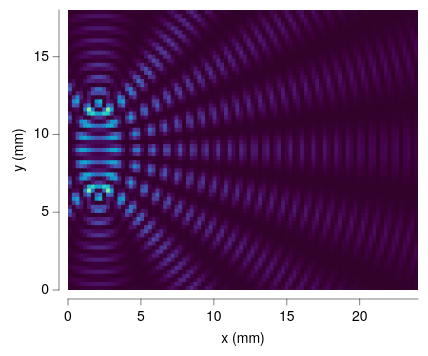

The Vega-Lite source for this figure:
### Vega-Lite specification from a JSON file in a GitHub repository (floating-point values rounded to 4 significant figures; data arrays with more than 128 entries replaced by an {"elided": "..."} marker saying what was removed)
{"background": null, "config": {"arc": {"fill": "#DBDBDB", "fillOpacity": 1.0, "innerRadius": 35.0, "padAngle": 0.03, "stroke": "black", "strokeOpacity": 1, "strokeWidth": 0.25}, "area": {"fill": "#DBDBDB", "fillOpacity": 1.0, "stroke": "black", "strokeOpacity": 1, "strokeWidth": 0.25}, "axis": {"domain": true, "domainCap": "round", "domainColor": "black", "domainWidth": 0.25, "grid": false, "gridCap": "round", "gridColor": "#F1F1F1", "gridDash": [0, 0], "gridOpacity": 1.0, "gridWidth": 0.25, "labelColor": "black", "labelFont": "Helvetica Neue", "labelFontSize": 7, "labelFontStyle": "normal", "labelFontWeight": 400, "offset": 4.5, "ticks": true, "tickCap": "round", "tickColor": "black", "tickRound": false, "tickSize": 3, "tickWidth": 0.25, "titleColor": "black", "titleFont": "Helvetica Neue", "titleFontSize": 7, "titleFontStyle": "normal", "titleFontWeight": 400}, "axisX": {"domain": true, "labelAlign": "center", "labelAngle": 0, "labels": true, "ticks": true, "translate": 0}, "axisY": {"domain": true, "labelAlign": "right", "labelAngle": 0, "labels": true, "ticks": true, "translate": 0}, "axisRight": {"domain": true, "labelAlign": "left", "labelAngle": 0, "labels": true, "ticks": true, "translate": 0}, "axisTop": {"domain": true, "labelAlign": "center", "labelAngle": 0, "labels": true, "ticks": true, "translate": 0}, "axisBand": {"tickOffset": 0}, "bar": {"fill": "#DBDBDB", "fillOpacity": 1.0, "stroke": "black", "strokeOpacity": 1, "strokeWidth": 0.25}, "boxplot": {"size": 12.6, "ticks": {"cornerRadius": 0.25, "fill": "black", "opacity": 1, "size": 6.3, "thickness": 0.25}, "box": {"fillOpacity": 1.0, "stroke": "black", "strokeOpacity": 1, "strokeWidth": 0.25}, "median": {"cornerRadius": 0, "fill": "black", "fillOpacity": 1.0, "opacity": 1, "size": 12.6, "thickness": 0.25}, "rule": {"fill": "black", "fillOpacity": 1.0, "size": 14.0, "stroke": "black", "strokeDash": [0, 0], "strokeOpacity": 1, "strokeWidth": 0.25}, "outliers": {"color": "black", "fill": "black", "fillOpacity": 1.0, "size": 0, "stroke": "black", "strokeOpacity": 1, "strokeWidth": 0.25}}, "circle": {"fill": "black", "fillOpacity": 1.0, "size": 0.7, "stroke": null, "strokeOpacity": 1, "strokeWidth": 0.25}, "errorband": {"band": {"fillOpacity": 0.6, "stroke": null, "strokeWidth": 0.25, "strokeOpacity": 1}, "borders": {"opacity": 0, "strokeOpacity": 0.25, "strokeWidth": 1}}, "errorbar": {"opacity": 1, "rule": {"strokeDash": [0, 0], "strokeWidth": 0.25}, "ticks": {"color": "black", "cornerRadius": 0.125, "opacity": 1, "size": 8.4, "thickness": 0.25}, "thickness": 0.25}, "font": "Helvetica Neue", "geoshape": {"fill": "#DBDBDB", "fillOpacity": 1.0, "stroke": "black", "strokeOpacity": 1, "strokeWidth": 0.25}, "header": {"labelColor": "black", "labelFont": "Helvetica Neue", "labelFontSize": 7, "labelFontStyle": "normal", "labelFontWeight": 400, "titleColor": "black", "titleFont": "Helvetica Neue", "titleFontSize": 7, "titleFontStyle": "normal", "titleFontWeight": 400, "titlePadding": 0}, "legend": {"disable": false, "offset": 4.5, "titlePadding": 4, "labelOffset": 2, "gradientLabelOffset": 2, "gradientLength": 70.0, "gradientThickness": 7.0, "gradientOpacity": 1.0, "gradientStrokeColor": "black", "gradientStrokeWidth": 0.25, "labelColor": "black", "labelFont": "Helvetica Neue", "labelFontSize": 7, "labelFontStyle": "normal", "labelFontWeight": 400, "strokeColor": "black", "strokeWidth": 0, "symbolSize": 42, "symbolStrokeColor": "black", "symbolStrokeWidth": 0.25, "titleColor": "black", "titleFont": "Helvetica Neue", "titleFontSize": 7, "titleFontStyle": "normal", "titleFontWeight": 400}, "line": {"color": "black", "stroke": "black", "strokeCap": "round", "strokeDash": [0, 0], "strokeOpacity": 1, "strokeWidth": 0.375}, "point": {"filled": true, "fill": "#DBDBDB", "fillOpacity": 1.0, "size": 7.0, "stroke": "black", "strokeOpacity": 1, "strokeWidth": 0.25}, "range": {"category": ["#C6D9F1", "#F1C9CB", "#FEF0B9", "#CEE37A", "#7AA8E0", "#E589A3", "#FDDD5D", "#68B961", "#4177B1", "#C35082", "#E5C227", "#438156"], "diverging": {"scheme": ["#C35082", "#CE6D94", "#D989A7", "#E2A4BA", "#EABFCE", "#F1DBE2", "#F6F6F6", "#D7E0EB", "#B9CBE0", "#9BB6D5", "#7DA1C9", "#5F8CBD", "#4177B1"]}, "heatmap": {"scheme": ["#32022B", "#43044D", "#4C196E", "#4D338C", "#484DA6", "#3A68BB", "#1D83CA", "#1D9CCB", "#23B5C9", "#28CDC5", "#4DE0B4", "#91EE9F"]}, "ordinal": {"scheme": ["#F1F1F1", "#DBDBDB", "#C6C6C6", "#B2B2B2", "#9D9D9D", "#898989", "#767676", "#636363", "#515151", "#404040", "#2F2F2F", "#1F1F1F"]}, "ramp": {"scheme": ["#32022B", "#43044D", "#4C196E", "#4D338C", "#484DA6", "#3A68BB", "#1D83CA", "#1D9CCB", "#23B5C9", "#28CDC5", "#4DE0B4", "#91EE9F"]}}, "rule": {"color": "black", "stroke": "black", "strokeCap": "round", "strokeDash": [2, 2], "strokeOpacity": 1, "strokeWidth": 0.25}, "scale": {"bandPaddingInner": 0.1, "bandPaddingOuter": 0.1, "round": false}, "rect": {"fill": "#DBDBDB", "fillOpacity": 1.0, "stroke": "black", "strokeOpacity": 1, "strokeWidth": 0.25}, "square": {"fill": "#DBDBDB", "fillOpacity": 1.0, "size": 14.0, "stroke": "black", "strokeOpacity": 1, "strokeWidth": 0.25}, "text": {"color": "black", "font": "Helvetica Neue", "fontSize": 7, "fontStyle": "normal", "fontWeight": 400}, "tick": {"color": "black", "cornerRadius": 0.125, "opacity": 1.0, "size": 12.6, "thickness": 0.25}, "title": {"anchor": "middle", "frame": "group", "color": "black", "font": "Helvetica Neue", "fontSize": 7, "fontStyle": "normal", "fontWeight": 400, "subtitleColor": "black", "subtitleFont": "Helvetica Neue", "subtitleFontSize": "Helvetica Neue", "subtitleFontStyle": "normal", "subtitleFontWeight": 400}, "trail": {"color": "black", "opacity": 1, "size": 0.375}, "view": {"continuousWidth": 175, "continuousHeight": 140, "discreteWidth": 175, "discreteHeight": 140, "fill": null, "stroke": null, "strokeWidth": 0.25}}, "data": {"name": "data-a4239cbaa7892c27869c14f52c924c68"}, "mark": {"type": "rect", "clip": true, "stroke": null}, "encoding": {"color": {"field": "I", "legend": null, "title": null, "type": "quantitative"}, "x": {"field": "x0", "scale": {"domain": [0, 24.0], "nice": false}, "title": "x (mm)", "type": "quantitative"}, "x2": {"field": "x1"}, "y": {"field": "y0", "scale": {"domain": [0, 18.0], "nice": false}, "title": "y (mm)", "type": "quantitative"}, "y2": {"field": "y1"}}, "$schema": "https://vega.github.io/schema/vega-lite/v6.4.1.json", "datasets": {"data-a4239cbaa7892c27869c14f52c924c68": {"elided": "6348 records"}}}
